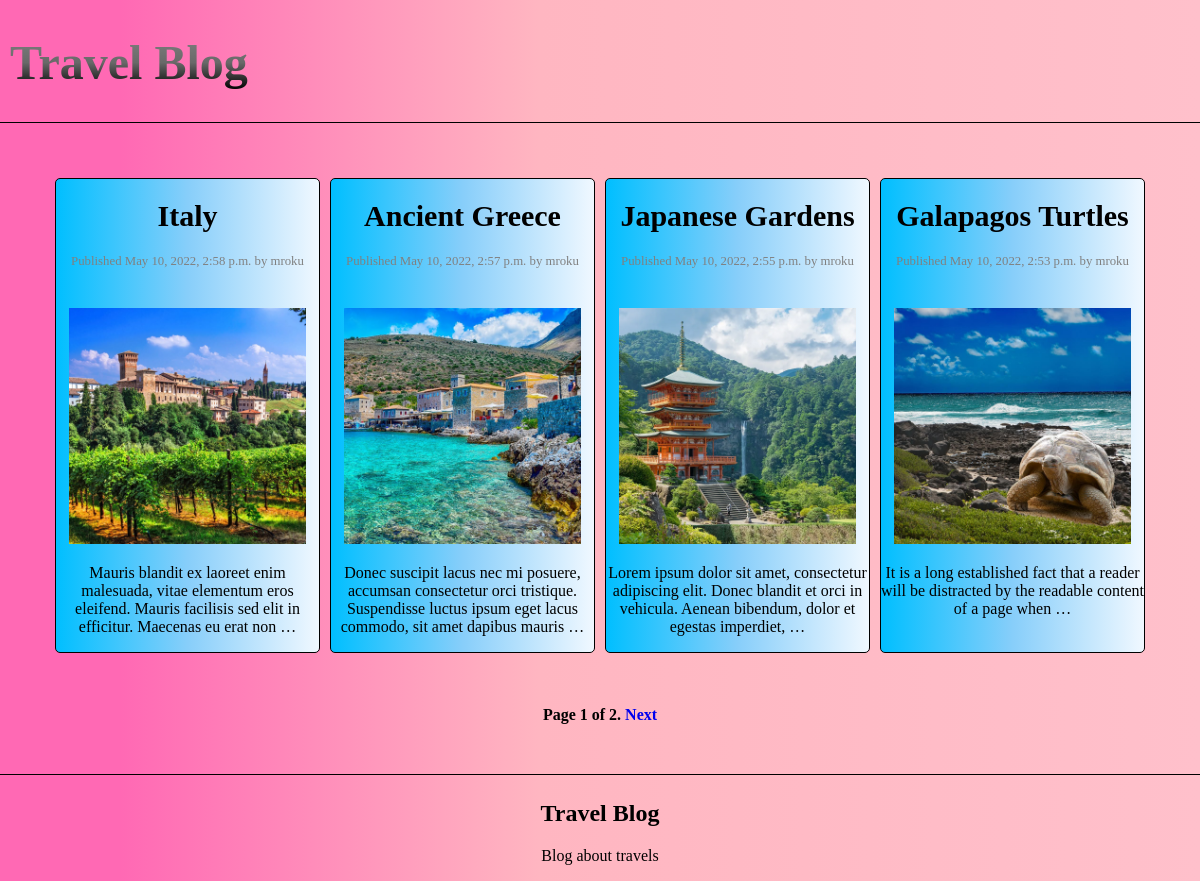
The page / on the database its author committed.
### blog/models.py (models this page shows, shortened)
class Post(models.Model):
    title = models.CharField(max_length=100)
    content = models.TextField()
    author = models.ForeignKey(User, on_delete=models.CASCADE)
    image = models.ImageField(blank=True, upload_to='media/%Y/%m/%d')
    published = models.DateTimeField(default=timezone.now)
    created = models.DateTimeField(auto_now_add=True)
    updated = models.DateTimeField(auto_now=True)
    slug = models.SlugField(max_length=100, unique_for_date='published')
    class Meta:
        ordering = ('-published',)
    def get_absolute_url(self):
        return reverse('blog:post_detail', args=[self.published.year,
                                                 self.published.strftime('%m'),
                                                 self.published.strftime('%d'),
                                                 self.slug])

### blog/views.py (the view)
# urls.py: path('', views.post_list, name='post_list'),
def post_list(request):
    obj_list = Post.objects.all()
    paginator = Paginator(obj_list, 4)
    page = request.GET.get('page')
    try:
        posts = paginator.page(page)
    except PageNotAnInteger:
        posts = paginator.page(1)
    except EmptyPage:
        posts = paginator.page(paginator.num_pages)
    return render(request, 'blog/post_list.html', {'posts': posts,
                                                   'page': page})

### blog/templates/blog/post_list.html (shortened to what this page needs)
{% extends 'base.html' %}
{% block content %}
    <div class="list-container">
    {% for post in posts %}
    <div class="list">
        <a href="{{ post.get_absolute_url }}"><h1>{{ post.title }}</h1></a>
        <p class="info">Published {{ post.published }} by {{ post.author }}</p>
        <img src="{{ post.image.url }}" >
        {{ post.content|truncatewords:20|linebreaks }}
    </div>
    {% endfor %}
    </div>
    {% include 'pagination.html' with page=posts %}
{% endblock %}

### blog/templates/base.html (shortened to what this page needs)
<!DOCTYPE html>
{% load static %}
<html lang="en">
<head>
    <link rel="stylesheet" type="text/css" href="{% static 'css/style.css' %}">
</head>
<body>
    <header>
        <a href="{% url 'blog:post_list' %}"><h1>Travel Blog</h1></a>
    </header>
    <div id="content">
        {% block content %}
        {% endblock %}
    </div>
    <footer>
        <h2>Travel Blog</h2>
        <p>Blog about travels</p>
    </footer>
</body>
</html>

### blog/templates/pagination.html (shortened to what this page needs)
<div class="pagination">
    <b>
        <span>
        <span>
            Page {{ page.number }} of {{ page.paginator.num_pages }}.
        </span>
        {% if page.has_next %}
            <a href="?page={{ page.next_page_number }}">Next</a>
        {% endif %}
        </span>
    </b>
</div>

### blog/static/css/style.css (style rules this page uses)
body { margin: 0; padding: 0; background: linear-gradient(90deg, rgb(255,105,180) 10%, rgb(255,182,193) 45%, rgb(255,192,203) 100%); }
header { border-bottom: 1px solid black; padding-left: 10px; padding-top: 3px; }
header h1 { font-size: 3rem; background: -webkit-linear-gradient(90deg, rgb(0,0,0), rgb(105,105,105), rgb(128,128,128)); -webkit-background-clip: text; -webkit-text-fill-color: transparent; }
body a { text-decoration: none; }
footer { border-top: 1px solid black; padding-top: 5px; text-align: center; }
#content { padding: 50px; }
.pagination { text-align: center; margin-top: 3rem; }
.list-container { display: flex; position: relative; }
.list { border: 1px solid black; border-radius: 5px; margin: 5px; width: 25%; text-align: center; background: linear-gradient(90deg, rgb(0,191,255), rgb(135,206,250), rgb(240,248,255)); }
.list .info { color: gray; font-size: 0.8rem; padding-bottom: 10%; }
.list img { width: 90%; }
.list a { color: black; }
.list h1 { font-size: 2.5vw; }

### rows shown on the page
Post: title "Italy", published "May 10, 2022, 2:58 p.m.", author "mroku", image (picture), content "Mauris blandit ex laoreet enim malesuada, vitae elementum eros eleifend. Mauris facilisis sed elit in efficitur. Maecenas eu erat non …"
Post: title "Ancient Greece", published "May 10, 2022, 2:57 p.m.", author "mroku", image (picture), content "Donec suscipit lacus nec mi posuere, accumsan consectetur orci tristique. Suspendisse luctus ipsum eget lacus commodo, sit amet dapibus mauris …"
Post: title "Japanese Gardens", published "May 10, 2022, 2:55 p.m.", author "mroku", image (picture), content "Lorem ipsum dolor sit amet, consectetur adipiscing elit. Donec blandit et orci in vehicula. Aenean bibendum, dolor et egestas imperdiet, …"
Post: title "Galapagos Turtles", published "May 10, 2022, 2:53 p.m.", author "mroku", image (picture), content "It is a long established fact that a reader will be distracted by the readable content of a page when …"

### other values the page prints
{{ page.number }} "1"
{{ page.paginator.num_pages }} "2"
